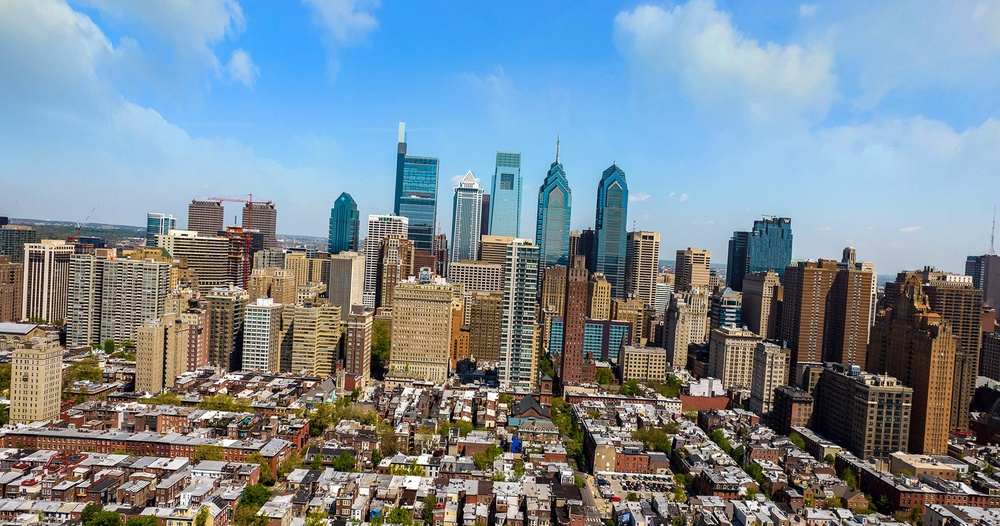
#> input picture Code/Philadelphia.jpg, 1000 x 526 px, shrunk from 1852 x 974 before the run, found by its file name
$ python SolutionStep6.py
#> lines starting #> are read from the running program, lines starting #| are printed output that depends on the picture
# >1
import matplotlib.pyplot as plt
#<1 #>2
from math import sqrt
#<2 #>3
from PIL import ImageEnhance
#<3 #>4
import numpy as np
from PIL import Image
#<4 #>5
import matplotlib.image as mpimg
#<5 #>6
def ModifyHighlights(image, amount, highlightPoint):
    newImage = image.copy()

    slope = amount
    yIntercept = highlightPoint * (1 - amount)

    highlightPoint = 3 * highlightPoint

    for rowIndex, row in enumerate(image):
        for columnIndex, column in enumerate(row):
            summed = sum(column)
            if summed > highlightPoint:

                floatColumn = column.astype(np.float32)

                hue, saturation, intensity = RgbToHsi(floatColumn[0], floatColumn[1], floatColumn[2])

                initialIntensity = intensity
                intensity = slope * intensity + yIntercept
                if intensity < 0:
                    intensity = 0
                elif intensity > 255:
                    intensity = 255

                newR, newG, newB = HsiToRgb(hue, saturation, intensity)

                if max([newR, newG, newB]) < 25 and intensity > 100:
                    print([floatColumn[0], floatColumn[1], floatColumn[2]])
                    print([hue, saturation, intensity])
                    print([newR, newG, newB])
                    print(intensity)
                    print(initialIntensity)


                newR = max(min(newR, 255), 0)
                newG = max(min(newG, 255), 0)
                newB = max(min(newB, 255), 0)


                newImage[rowIndex][columnIndex] = np.array([newR, newG, newB]).astype(np.uint8)

    return newImage
def HsiToRgb(hue, saturation, intensity, show = False):
    newR = 0
    newG = 0
    newB = 0
    if hue < 120:
        denominator = np.cos(np.deg2rad(60 - hue))
        if hue == 0 or denominator == 0 :
            newR = intensity + 2 * intensity * saturation
            newG = intensity - intensity * saturation
            newB = intensity - intensity * saturation
        elif hue < 120:
            newR = intensity + intensity * saturation * np.cos(np.deg2rad(hue))/denominator
            newG = intensity + intensity * saturation * (1 - np.cos(np.deg2rad(hue))/denominator)
            newB = intensity - intensity * saturation
    elif hue < 240:
        denominator = np.cos(np.deg2rad(180 - hue))
        if hue == 120 or denominator == 0 :
            newR = intensity - intensity * saturation
            newG = intensity + 2 * intensity * saturation
            newB = intensity - intensity * saturation
        elif hue < 240:
            newR = intensity - intensity * saturation
            newG = intensity + intensity * saturation * np.cos(np.deg2rad(hue - 120))/denominator
            newB = intensity + intensity * saturation * (1 - np.cos(np.deg2rad(hue - 120))/denominator)
    else:
        denominator = np.cos(np.deg2rad(300 - hue))
        if hue == 240 or denominator == 0 :
            newR = intensity - (intensity * saturation)
            newG = intensity - (intensity * saturation)
            newB = intensity + (2 * intensity * saturation)
        else:
            newR = intensity + intensity * saturation * (1 - np.cos(np.deg2rad(hue - 240))/denominator)
            newG = intensity - intensity * saturation
            newB = intensity + intensity * saturation * np.cos(np.deg2rad(hue - 240))/denominator

    return newR, newG, newB
def RgbToHsi(red, green, blue):

    allColors = [red, green, blue]

    intensity = sum(allColors) / 3
    saturation = 0 if intensity == 0 else (1 - min(allColors) / intensity)

    denominator = sqrt(red**2 + green**2 + blue**2 - red*green - red*blue - green*blue)
    if denominator == 0:
        hue = 0
    else:
        hue = np.rad2deg(np.arccos((red - .5*green - .5*blue)/denominator))
        if green >= blue:
            pass
        else:
            hue = 360 - hue

    return hue, saturation, intensity
#<6


#[Data Philadelphia.jpg]#@>7
image = mpimg.imread('Philadelphia.jpg') #[$Data.out]#@1
#> image is the input picture: shape (526, 1000, 3); mean R, G, B 122.7, 138.2, 149.2
#<7

#[Rotate --degrees 3.3]#@>8
pilImage = Image.fromarray(image)
imageRotated = np.array(pilImage.rotate(3.3)) #[$Rotate.out]#@2
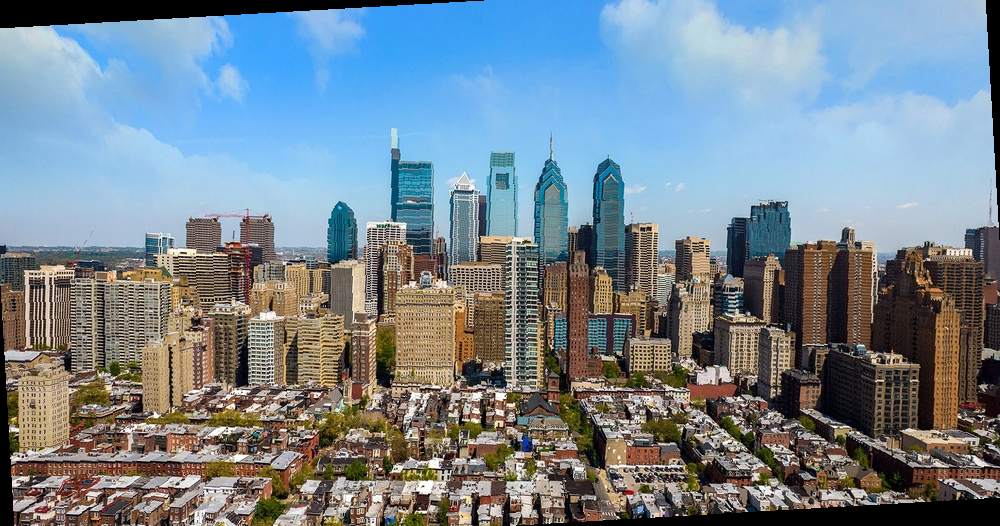
#> imageRotated: shape (526, 1000, 3); mean R, G, B 118.4, 133.4, 144
#<8

#[Crop --amount 15%]#@>9
pilShape = imageRotated.shape
#> pilShape = (526, 1000, 3)
pilImageHeight = pilShape[0]
#> pilImageHeight = 526
pilImageWidth = pilShape[1]
#> pilImageWidth = 1000

pilImage = Image.fromarray(imageRotated)
imageCropped = np.array(pilImage.crop((0.15 * pilImageWidth, 0.15 * pilImageHeight, 0.85 * pilImageWidth, 0.85 * pilImageHeight))) #[$Crop.out]#@3
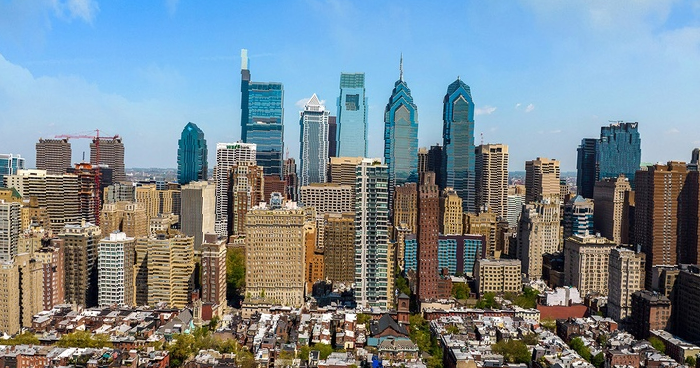
#> imageCropped: shape (368, 700, 3); mean R, G, B 121.9, 136.3, 144.1
#<9

#[Brighten 10%]#@>10
pilImage = Image.fromarray(imageCropped)
pilImage = ImageEnhance.Brightness(pilImage).enhance(1.1)
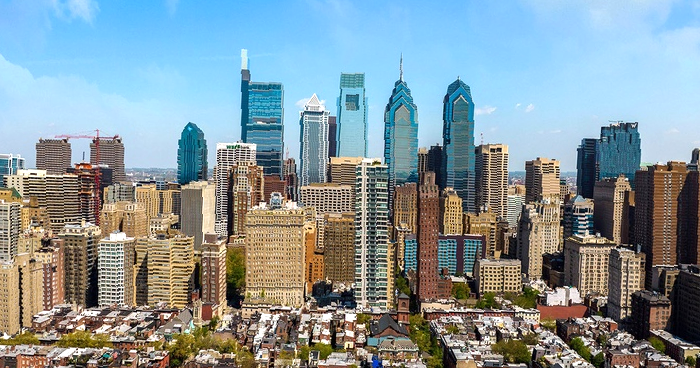
#> pilImage: PIL image 700x368 RGB; mean R, G, B 133.4, 149.4, 155
imageBrightened = np.array(pilImage) #[$Brighten.out]#@4
#<10

#[Saturation --amount 30%]#@>11
pilImage = Image.fromarray(imageBrightened)
pilImage = ImageEnhance.Color(pilImage).enhance(1.3)
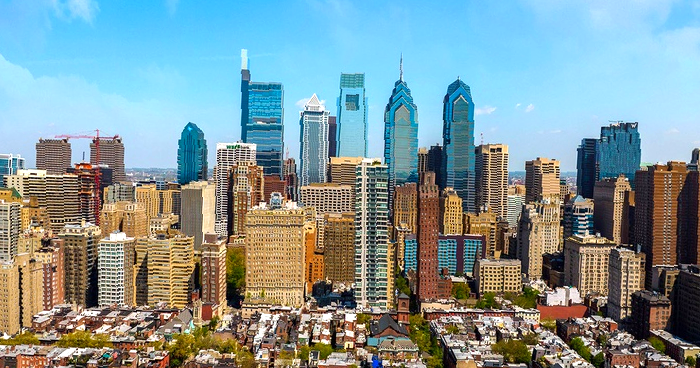
#> pilImage: PIL image 700x368 RGB; mean R, G, B 129.6, 150.2, 152.7
imageSaturation = np.array(pilImage) #[$Saturation.out]#@5
#<11

#[Highlights --amount 40% --threshold 60%]#@>12
imageHighlight = ModifyHighlights(imageSaturation, 1.4, 153) #[$Highlights.out]#@6
#> the loop in ModifyHighlights, `for rowIndex, row in enumerate(image):` made 204 passes
#> after the loop in ModifyHighlights, `for rowIndex, row in enumerate(image):`:
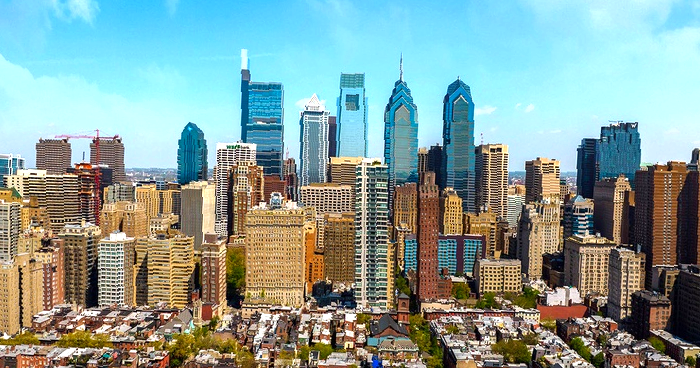
#> newImage: shape (368, 700, 3); mean R, G, B 135.2, 158.3, 153.6
#> (the run stopped early here; a loop or call above may not have finished)
